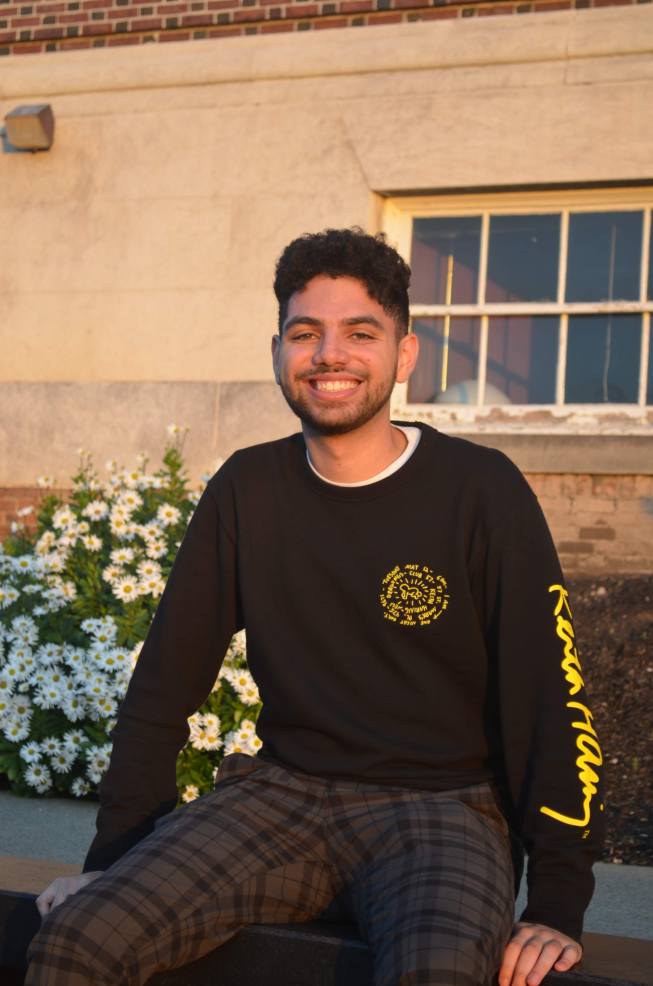
#> input picture FaceRecognition/images/matt/DSC_0035.jpg, 3264 x 4928 px, given in place of the camera (shown at 1/5 size)
$ python main.py   (older library calls are emulated)
#> lines starting #> are read from the running program, lines starting #| are printed output that depends on the picture
#> (the call stopped at in authorize, `auth_manager = SpotifyClientCredentials(client_id='', client_secret='')`: spotipy is not available in this run)
#> the answer given: y
### FaceRecognition/utils.py
import spotipy
from spotipy.oauth2 import SpotifyClientCredentials
import webbrowser
import os
import numpy as np
import cv2
from PIL import Image
import pickle

def authorize():
    #Please put your own client ID and client secret from the Spotify API
    auth_manager = SpotifyClientCredentials(client_id='', client_secret='')
    sp = spotipy.Spotify(auth_manager=auth_manager)
    pass

def play_song(url):
    webbrowser.open(url)

def close_browser():
    os.system("killall -9 'Google Chrome'")

def trainner():

    BASE_DIR = os.path.dirname(os.path.abspath(__file__))
    image_dir = os.path.join(BASE_DIR, "images")

    face_cascade = cv2.CascadeClassifier('/usr/local/lib/python3.8/site-packages/cv2/data/haarcascades/haarcascade_frontalface_alt2.xml')
    recognizer = cv2.face.LBPHFaceRecognizer_create()

    current_id = 0
    label_ids = {}
    x_train = []
    y_labels = []
    #goes through image directory and gets a label for each image
    for root,dirs,files in os.walk(image_dir):
        for file in files:
            if file.endswith("png") or file.endswith("jpg"):
                path = os.path.join(root,file)
                label = os.path.basename(os.path.dirname(path)).replace(" ","-").lower()

                #give people folders unique label
                if label not in label_ids:
                    label_ids[label] = current_id
                    current_id += 1

                id_ = label_ids[label]

                pil_image = Image.open(path).convert("L") # "L" converts to gray
                size = (550,550)
                final_image = pil_image.resize(size, Image.ANTIALIAS)

                image_array = np.array(final_image, "uint8")
                faces = face_cascade.detectMultiScale(image_array, scaleFactor = 1.5, minNeighbors=5)

                for (x,y,w,h) in faces:
                    roi = image_array[y:y+h, x:x+w]
                    x_train.append(roi)
                    y_labels.append(id_)
#> pass 2 of the loop in trainner, `for root,dirs,files in os.walk(image_dir):`:
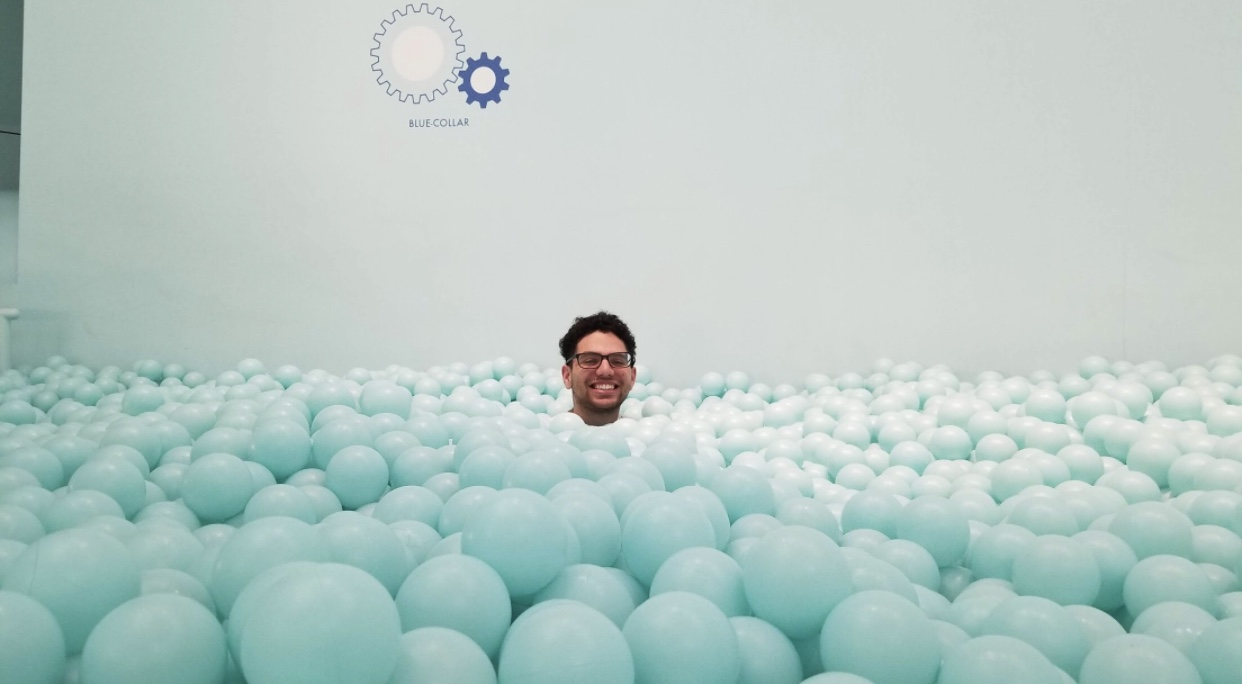
#> input picture FaceRecognition/images/matt/IMG_3894.jpg, 1242 x 684 px
#> in trainner, `final_image = pil_image.resize(size, Image.ANTIALIAS)`:
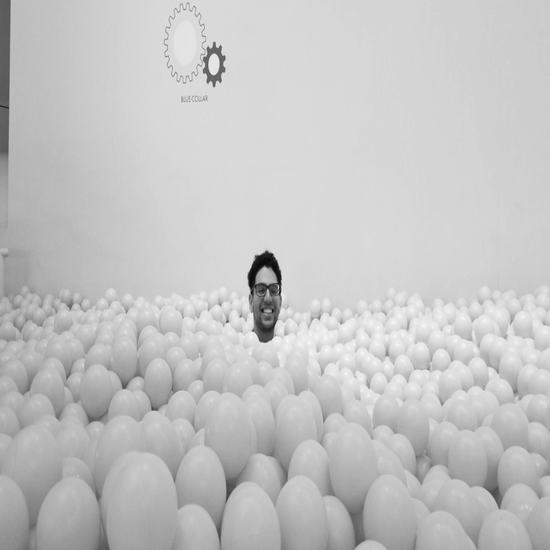
#> final_image: PIL image 550x550 L; min 7, max 250, mean 196.3
#> in trainner, `faces = face_cascade.detectMultiScale(image_array, scaleFactor = 1.5, ..`: faces = [[244, 271, 45, 45]]
#> the loop in trainner, `for (x,y,w,h) in faces:` made 1 pass
#> pass 1, in trainner, `roi = image_array[y:y+h, x:x+w]`:
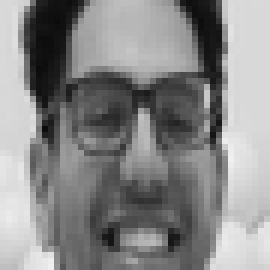
#> roi: shape (45, 45) (shown 6 times larger); min 12, max 240, mean 136.1
#> after the loop in trainner, `for (x,y,w,h) in faces:`: x_train = 1 item; y_labels = [0]
#> pass 3 of the loop in trainner, `for root,dirs,files in os.walk(image_dir):`:
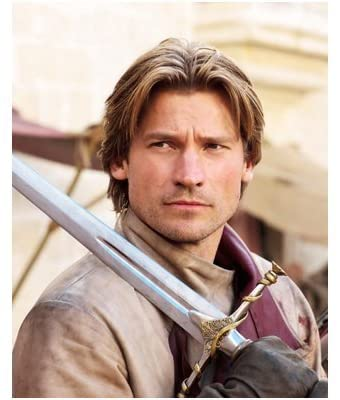
#> input picture FaceRecognition/images/other/image3.jpg, 340 x 400 px
#> pil_image: PIL image 340x400 L
#> in trainner, `final_image = pil_image.resize(size, Image.ANTIALIAS)`:
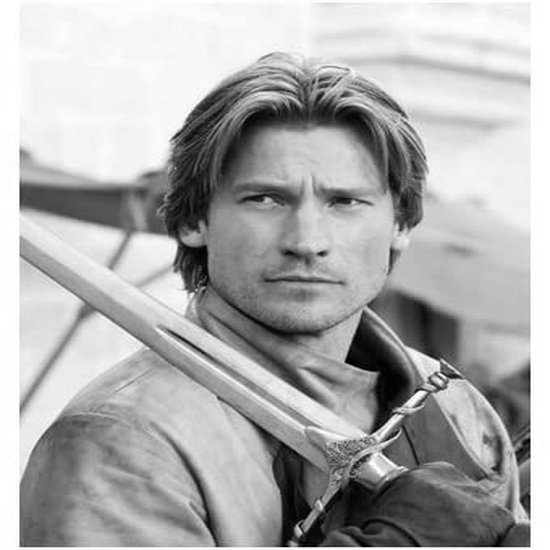
#> final_image: PIL image 550x550 L; min 0, max 255, mean 173.9
#> in trainner, `faces = face_cascade.detectMultiScale(image_array, scaleFactor = 1.5, ..`: faces = [[228, 141, 152, 152], [190, 113, 228, 228]]
#> the loop in trainner, `for (x,y,w,h) in faces:` made 2 passes
#> pass 2, in trainner, `roi = image_array[y:y+h, x:x+w]`:
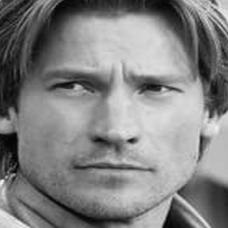
#> roi: shape (228, 228); min 1, max 242, mean 130

    #Save labels
    with open("labels.pickle", 'wb') as f:
        pickle.dump(label_ids, f)

    recognizer.train(x_train, np.array(y_labels))
    recognizer.save("trainner.yml")

### FaceRecognition/main.py
# import the necessary packages
import numpy as np
import cv2
import pickle
import utils
import time
import os

utils.authorize()


face_cascade = cv2.CascadeClassifier('/usr/local/lib/python3.8/site-packages/cv2/data/haarcascades/haarcascade_frontalface_alt2.xml')
recognizer = cv2.face.LBPHFaceRecognizer_create()
to_train = input("Do you want to train your dataset [Y/n]:")
if to_train.lower() == 'y':
    utils.trainner()
else:
    if not os.path.exists("trainner.yml"):
        print("Training anyway")
        utils.trainner()
    else:
        pass

recognizer.read("trainner.yml")

temp_label  =  0
labels = {}
song_list = ['https://p.scdn.co/mp3-preview/8226164717312bc411f8635580562d67e191a754?cid=a112aa48ef534bbcafb9baba352d9f67',
            'https://p.scdn.co/mp3-preview/50e82c99c20ffa4223e82250605bbd8500cb3928?cid=a112aa48ef534bbcafb9baba352d9f67']
#Set label value to person name and to number
with open("labels.pickle", 'rb') as f:
    og_labels = pickle.load(f)
    labels = {v:k for k,v in og_labels.items()}

if face_cascade.empty():
    raise Exception("your cascade is empty. are you sure, the path is correct ?")
# open webcam video stream
cap = cv2.VideoCapture(0)


while(True):
    # Capture frame-by-frame
    ret, frame = cap.read()
#> frame is the input picture: shape (4928, 3264, 3); mean B, G, R 81.1, 100.5, 123.8
    # resizing for faster detection
    frame = cv2.resize(frame, (640, 480))
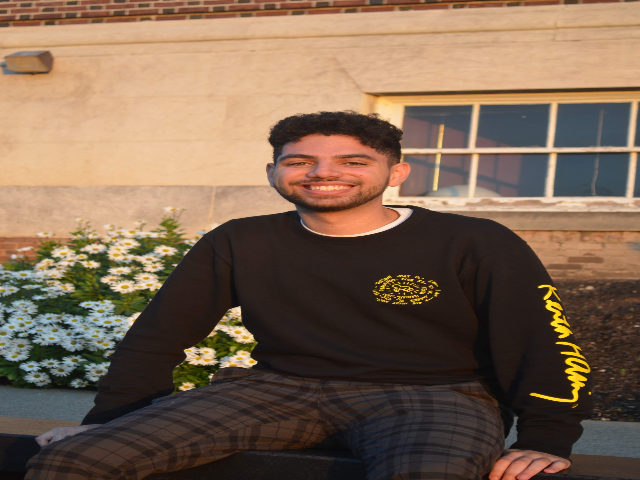
#> frame: shape (480, 640, 3); mean B, G, R 81, 100.4, 123.7
    # using a greyscale picture, also for faster detection
    gray = cv2.cvtColor(frame, cv2.COLOR_RGB2GRAY)
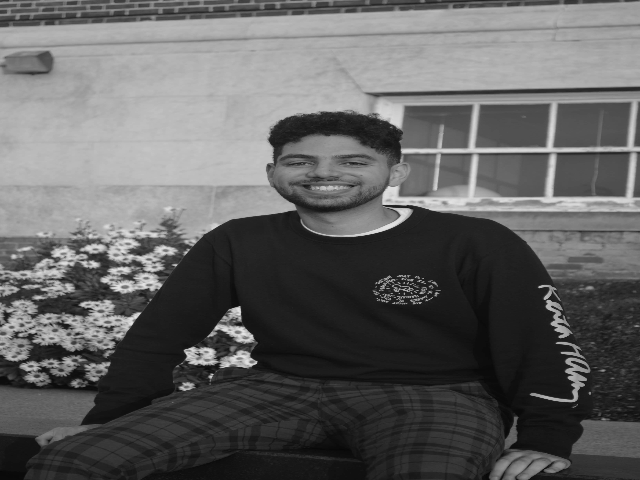
#> gray: shape (480, 640); min 6, max 230, mean 97.3
    #detect faces while camera is open (use frame increase scale factor for better results)
    faces = face_cascade.detectMultiScale(gray, scaleFactor = 1.5, minNeighbors=5)
#> faces = ()
    #When face is seen create and image of it
    for (x,y,w,h) in faces:
        #region that we will use to recognize face
        roi_gray = gray[y:y+h, x:x+w]
        roi_color = frame[y:y+h, x:x+w]

        #recognize face through deep learning model
        id_, conf = recognizer.predict(roi_gray)
        if conf>= 45:
            # print(id_)
            # print(labels[id_])

            #Fix
            if temp_label == labels[id_]:
                print(time.time() -  start)
                if time.time() - start > 15:
                    utils.close_browser()
                pass
            else:
                if labels[id_] == "other":
                    utils.play_song(song_list[0])
                else:
                    utils.play_song(song_list[1])
                temp_label = labels[id_]
                start = time.time()


            font = cv2.FONT_HERSHEY_SIMPLEX
            name = labels[id_]
            color = (255,255,255)
            stroke = 2
            cv2.putText(frame, name, (x,y), font, 1, color, stroke, cv2.LINE_AA)

        #prints out image of recognized face
        # img_item = "5.png"
        # cv2.imwrite(img_item, roi_color)

        color  = (255, 0 , 0 ) #BGR
        stroke = 2
        cv2.rectangle(frame, (x,y),(x+w,y+h), color, stroke)
#> this loop made 0 passes

    cv2.imshow('frame',frame)
    if cv2.waitKey(1) & 0xFF == ord('q'):
#> (key q is pressed here)
        break

# When everything done, release the capture
cap.release()
# finally, close the window
cv2.destroyAllWindows()
cv2.waitKey(1)
